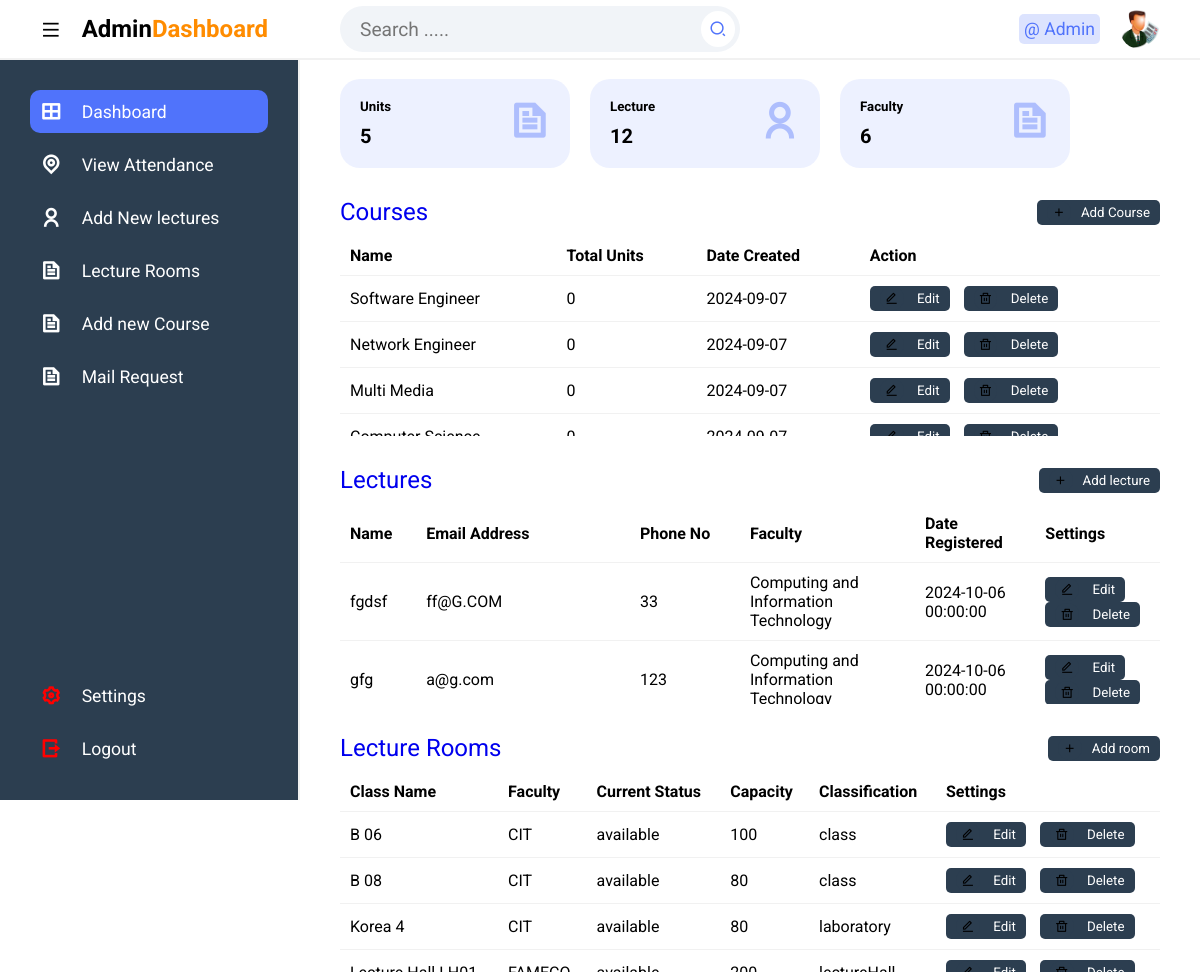
/public/Admin/admin_dashboard.php (signed in), run on the app's committed database.
### tables this page shows
CREATE TABLE `tbllecture` (
  `Id` int(11) NOT NULL,
  `firstName` varchar(255) NOT NULL,
  `lastName` varchar(255) NOT NULL,
  `emailAddress` varchar(255) NOT NULL,
  `password` varchar(255) NOT NULL,
  `phoneNo` varchar(50) NOT NULL,
  `facultyCode` varchar(50) NOT NULL,
  `dateCreated` datetime DEFAULT current_timestamp(),
  `photo` varchar(255) NOT NULL
);

CREATE TABLE `tblfaculty` (
  `Id` int(11) NOT NULL,
  `facultyName` varchar(255) NOT NULL,
  `facultyCode` varchar(50) NOT NULL,
  `dateRegistered` date NOT NULL
);

CREATE TABLE `tblvenue` (
  `ID` int(11) NOT NULL,
  `className` varchar(50) NOT NULL,
  `facultyCode` varchar(50) NOT NULL,
  `currentStatus` varchar(50) NOT NULL,
  `capacity` int(10) NOT NULL,
  `classification` varchar(50) NOT NULL,
  `dateCreated` date NOT NULL
);

### public/Admin/admin_dashboard.php (the view, shortened to what this page needs)
<?php
include 'includes/dbcon.php';
?>
<!DOCTYPE html>
<html lang="en">
<head>
  <link rel="stylesheet" href="css/styles.css">
  <link href="https://cdnjs.cloudflare.com/ajax/libs/remixicon/4.2.0/remixicon.css" rel="stylesheet">
</head>
<body>
<?php include 'includes/topbar.php';?>
    <section class="main">
        <?php include 'includes/sidebar.php';?>
    <div class="main--content">
        <div class="overview">
                <br><div class="cards">
                    <div class="card card-1">
                        <?php
                        $query1=mysqli_query($conn,"SELECT * from tblcourse");
                        $ttl = mysqli_num_rows($query1);
                        ?>
                        <div class="card--data">
                            <div class="card--content">
                                <h5 class="card--title">Units</h5>
                                <h1><?php echo $ttl;?></h1>
                            </div>
                            <i class="ri-file-text-line card--icon--lg"></i>
                        </div>
                    </div>
                    <div class="card card-1">
                        <?php
                        $query1=mysqli_query($conn,"SELECT * from tbllecture");
                        $ttl = mysqli_num_rows($query1);
                        ?>
                        <div class="card--data">
                            <div class="card--content">
                                <h5 class="card--title">Lecture</h5>
                                <h1><?php echo $ttl;?></h1>
                            </div>
                            <i class="ri-user-line card--icon--lg"></i>
                        </div>
                    </div>
                    <div class="card card-1">
                        <?php
                        $query1=mysqli_query($conn,"SELECT * from tblfaculty");
                        $ttl = mysqli_num_rows($query1);
                        ?>
                        <div class="card--data">
                            <div class="card--content">
                                <h5 class="card--title">Faculty</h5>
                                <h1><?php echo $ttl;?></h1>
                            </div>
                            <i class="ri-file-text-line card--icon--lg"></i>
                        </div>
                    </div>
                </div>
            </div>
            <div class="table-container">
            <a href="createCourse.php" style="text-decoration:none;"><div class="title">
                    <h2 class="section--title">Courses</h2>
                    <button class="add"><i class="ri-add-line"></i>Add Course</button>
                </div>
            </a>
                <div class="table">
                    <table>
                        <thead>
                            <tr>
                                <th>Name</th>
                                <th>Total Units</th>
                                <th>Date Created</th>
                                <th>Action</th>
                            </tr>
                        </thead>
                        <tbody>
                        <?php
                        $sql = "SELECT
                        c.name AS course_name,
                        c.facultyID AS faculty,
                        f.facultyName AS faculty_name,
                        COUNT(u.ID) AS total_units,
                        c.dateCreated AS date_created
                        FROM tblcourse c
                        LEFT JOIN tblunit u ON c.ID = u.courseID
                        LEFT JOIN tblfaculty f on c.facultyID=f.Id
                        GROUP BY c.ID";
                        $result = $conn->query($sql);
                        if ($result->num_rows > 0) {
                        while ($row = $result->fetch_assoc()) {
                            echo "<tr>";
                            echo "<td>" . $row["course_name"] . "</td>";
                            echo "<td>" . $row["total_units"] . "</td>";
                            echo "<td>" . $row["date_created"] . "</td>";
                            echo "<td><span>
            <button class='add edit'><i class='ri-edit-line'></i> Edit</button>
            <button class='add delete'><i class='ri-delete-bin-line'></i> Delete</button>
        </span></td>";
                            echo "</tr>";
                        }
                    } else {
                        echo "<tr><td colspan='6'>No records found</td></tr>";
                    }
                    ?>
                        </tbody>
                    </table>
                </div>
            </div>
            <div class="table-container">
            <a href="createLecture.php" style="text-decoration:none;"> <div class="title">
                    <h2 class="section--title">Lectures</h2>
                    <button class="add"><i class="ri-add-line"></i>Add lecture</button>
                </div>
            </a>
                <div class="table">
                    <table>
                        <thead>
                            <tr>
                                <th>Name</th>
                                <th>Email Address</th>
                                <th>Phone No</th>
                                <th>Faculty</th>
                                <th>Date Registered</th>
                                <th>Settings</th>
                            </tr>
                        </thead>
                        <tbody>
                            <tr>
                        <?php
                         $sql = "SELECT l.*, f.facultyName
                         FROM tbllecture l
                         LEFT JOIN tblfaculty f ON l.facultyCode = f.facultyCode";
                          $result = $conn->query($sql);
                          if ($result->num_rows > 0) {
                         while ($row = $result->fetch_assoc()) {
                            echo "<tr>";
                            echo "<td>" . $row["firstName"] . "</td>";
                            echo "<td>" . $row["emailAddress"] . "</td>";
                            echo "<td>" . $row["phoneNo"] . "</td>";
                            echo "<td>" . $row["facultyName"] . "</td>";
                            echo "<td>" . $row["dateCreated"] . "</td>";
                            echo "<td><span>
            <button class='add edit'><i class='ri-edit-line'></i> Edit</button>
            <button class='add delete'><i class='ri-delete-bin-line'></i> Delete</button>
        </span></td>";
                            echo "</tr>";
                        }
                    } else {
                        echo "<tr><td colspan='6'>No records found</td></tr>";
                    }
                    ?>
                        </tbody>
                    </table>
                </div>
            </div>
            <div class="table-container">
            <a href="createVenue.php" style="text-decoration:none;"><div class="title">
                    <h2 class="section--title">Lecture Rooms</h2>
                    <button class="add"><i class="ri-add-line"></i>Add room</button>
                </div>
            </a>
                <div class="table">
                    <table>
                        <thead>
                            <tr>
                                <th>Class Name</th>
                                <th>Faculty</th>
                                <th>Current Status</th>
                                <th>Capacity</th>
                                <th>Classification</th>
                                <th>Settings</th>
                            </tr>
                        </thead>
                        <tbody>
                        <?php
                        $sql = "SELECT * FROM tblvenue";
                        $result = $conn->query($sql);
                        if ($result->num_rows > 0) {
                        while ($row = $result->fetch_assoc()) {
                            echo "<tr>";
                            echo "<td>" . $row["className"] . "</td>";
                            echo "<td>" . $row["facultyCode"] . "</td>";
                            echo "<td>" . $row["currentStatus"] . "</td>";
                            echo "<td>" . $row["capacity"] . "</td>";
                            echo "<td>" . $row["classification"] . "</td>";
                            echo "<td><span>
            <button class='add edit'><i class='ri-edit-line'></i> Edit</button>
            <button class='add delete'><i class='ri-delete-bin-line'></i> Delete</button>
        </span></td>";
                            echo "</tr>";
                        }
                    } else {
                        echo "<tr><td colspan='6'>No records found</td></tr>";
                    }
                    ?>
                        </tbody>
                    </table>
                </div>
            </div>
        </div>
    </section>
</body>
</html>

### public/Admin/includes/topbar.php (shortened to what this page needs)
<?php
$fullName = "";
if (isset($_SESSION['userId'])) {
    $userId = $conn->real_escape_string($_SESSION['userId']);
    $query = "SELECT * FROM tbladmin WHERE Id = $userId";
    $rs = $conn->query($query);
    if ($rs) {
        $num = $rs->num_rows;
        if ($num > 0) {
            $row = $rs->fetch_assoc();
            $fullName = $row['firstName'] . " " . $row['lastName'];
                } else {
            echo "Admin not found";
        }
    } else {
        echo "Error: " . $conn->error;
    }
} else {
 header('location: ../login.php');
}
?>
<section class="header">
    <div class="logo">
        <i class="ri-menu-line icon icon-0 menu"></i>
        <h2>Admin<span>Dashboard</span></h2>
    </div>
    <div class="search--notification--profile">
        <div id="searchInput" class="search">
            <input type="text" id="searchText" placeholder="Search .....">
            <button onclick="searchItems()"><i class="ri-search-2-line"></i></button>
        </div>
        <div class="notification--profile">
            <div class="picon lock">
                @ <?php echo $fullName; ?>
            </div>
            <div class="picon profile">
                <img src="img/user.png" alt="">
            </div>
        </div>
    </div>
</section>

### public/Admin/css/styles.css (style rules this page uses)
* { margin: 0; padding: 0; box-sizing: border-box; font-family: 'Roboto', sans-serif; }
body { position: relative; width: 100%; }
.header { height: 60px; width: 100%; display: flex; align-items: center; border-bottom: 2px solid #f1f1f1; }
.logo { display: flex; align-items: center; width: 300px; padding-left: 40px; }
.logo span { color: darkorange; }
.search--notification--profile { display: flex; align-items: center; justify-content: space-between; width: calc(100% - 300px); padding: 0 40px; }
.search { background-color: #f1f4f8; border-radius: 50px; width: 400px; padding: 5px; display: flex; align-items: center; justify-content: space-between; }
.search input { background-color: transparent; outline: none; border: none; text-indent: 15px; width: 85%; font-size:1.2em; }
.search button { outline: none; border: none; border-radius: 50%; background-color: #fff; padding: 8px; display: flex; align-items: center; justify-content: center; }
.search button i { font-size: 1.1rem; color: #5073fb; }
.notification--profile { display: flex; align-items: center; }
.picon { margin-left: 20px; font-size: 1.1rem; padding: 5px; border-radius: 5px; }
.lock { color: #5073fb; background-color: rgba(80, 115, 251, .2); }
.profile { position: relative; width: 40px; height: 40px; border-radius: 50%; overflow: hidden; }
img { position: absolute; top: 0; left: 0; width: 100%; height: 100%; object-fit: cover; }
.main { position: relative; width: 100%; min-height: calc(100vh - 60px); }
a { text-decoration: none; }
.icon { position: relative; display: flex; align-items: center; justify-content: center; margin-right: 20px; font-size: 1.3rem; }
thead { position:sticky; top:0; background-color:white; padding:20px; }
.main--content { position: absolute; top: 0; right: 0; height: 100%; width: calc(100% - 300px); padding: 0 40px; transition: .3s; }
.title { display: flex; align-items: center; justify-content: space-between; margin-bottom: 10px; margin-top: 30px; }
.section--title { font-weight: 400; }
.cards { display: flex; gap: 20px; }
.card { padding: 20px; border-radius: 20px; min-width: 230px; height: auto; transition: .3s; }
.card--data { display: flex; align-items: flex-start; justify-content: space-between; }
.card h1 { font-size: 20px; margin-top: 10px; }
.card--icon--lg { font-size: 40px; color:black; font-weight:bold; }
.card-1 { background-color: rgba(80, 115, 251, .1); }
.card-1 .card--title { color: black; }
.card-1 .card--icon--lg { color: rgba(80, 115, 251, .4); }
.add { align-items: center; padding: 5px 10px; outline: none; border: none; background-color: #2c3e50; color: #fff; border-radius: 5px; cursor: pointer; transition: .3s; }
button.add.edit { color: white; }
button.add.delete { color: white; }
.add i { margin-right: 10px; padding: 5px; background-color: #2c3e50; border-radius: 50%; color: #000; }
.table-container { margin-bottom: 20px; }
.table { height: 200px; overflow-y: scroll; }
table { width: 100%; text-align: left; border-collapse: collapse; }
tr { border-bottom: 1px solid #f1f1f1; }
td, th { padding-block: 10px; padding:10px; }
.edit { color: #70d7a5; margin-right: 10px; }
.delete { color: #e86786; }
@media screen and (max-width:1350px) { .cards, .rooms--cards { overflow-x: hidden; } }

### data on the page
tbllecture: firstName "fgdsf", emailAddress "ff@G.COM", phoneNo "33", tblfaculty.facultyName "Computing and Information Technology", dateCreated "2024-10-06 00:00:00"
tbllecture: firstName "gfg", emailAddress "a@g.com", phoneNo "123", tblfaculty.facultyName "Computing and Information Technology", dateCreated "2024-10-06 00:00:00"
tblvenue: className "B 06", facultyCode "CIT", currentStatus "available", capacity "100", classification "class"
tblvenue: className "B 08", facultyCode "CIT", currentStatus "available", capacity "80", classification "class"
tblvenue: className "Korea 4", facultyCode "CIT", currentStatus "available", capacity "80", classification "laboratory"

### other printed values
$fullName "Admin"
$ttl "5"
$ttl "12"
$ttl "6"
$row["course_name"] "Software Engineer"
$row["total_units"] "0"
$row["date_created"] "2024-09-07"
$row["course_name"] "Network Engineer"
$row["course_name"] "Multi Media"
